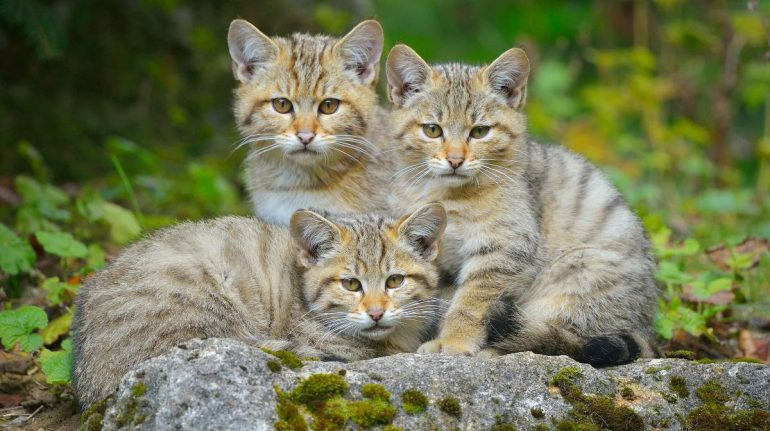
#> input picture images/cats.png, 770 x 431 px
$ jupyter execute Practica1.ipynb
#> lines starting #> are read from the running program, lines starting #| are printed output that depends on the picture; after the words box and inside, x2 and y2 are one past the last pixel; in counts of white or black regions, pixels touching at a corner belong together
## Practica 1 - PIAV

Integrantes: Alejandro Bolaños García y David García Díaz

### 1a. Hacer un programa que cargue una imagen y que obtenga y muestre el valor RGB de cada píxel de la imagen sobre el que esté el cursor del ratón.

[cell 1]
import cv2 as cv
import numpy as np

# Función de callback para el ratón
# [9 lines left out: function mouse, not called in this run]

# Cargar la imagen
img = cv.imread('images/cats.png')
#> img is the input picture: shape (431, 770, 3); mean B, G, R 85.6, 120, 115.6

# Mostrar la imagen
cv.imshow('imagen', img)

# Configurar el callback del ratón
cv.setMouseCallback('imagen', mouse)

cv.waitKey(0)
cv.destroyAllWindows()

En este código, se utiliza una función de callback para el ratón para el evento "mousemove", que se activa en cada movimiento del cursor. Al detectar el evento, obtiene los valores de color en formato RGB en la posición actual del cursor y muestra estos valores en la esquina superior izquierda de la imagen. La ventana se actualiza continuamente para reflejar los valores RGB correspondientes al punto sobre el que se encuentra el cursor.

### 1b. Hacer un programa para dibujar las siguientes primitivas con el ratón:
- Líneas
- Rectángulo
- Círculos
- Especificar el color en RGB de las primitivas
- Definir el grosor de las líneas

### 2. Mejoras del programa
- Permitir crear figuras rellenas (seleccionar a través de la interfaz.
- Poder crear otras primitivas (construir polilíneas y polígonos, elipses…)
- Guardar el dibujo como un vídeo para ver cómo se realizó paso a paso
- Aportación propia: guardar imagen con el dibujo realizado y limpiar el lienzo.

[cell 2]
import numpy as np
import cv2 as cv

drawing = False  # Verdadero si el ratón está presionado
mode = 0  # 0: rectángulo, 1: círculo, 2: línea, 3: polilínea, 4: polígono, 5: elipse
ix, iy = -1, -1
points = []  # Lista para almacenar puntos de polilíneas y polígonos
video_writer = None

# Lista de nombres de modos para la leyenda
mode_names = ['Rectangulo', 'Circulo', 'Linea', 'Polilinea', 'Poligono', 'Elipse']

def trackbar(x):
    pass

# Función para inicializar el video writer
def initialize_video_writer():
    global video_writer
    fourcc = cv.VideoWriter_fourcc(*'XVID')
    video_writer = cv.VideoWriter('drawing.avi', fourcc, 2.0, (950, 800))

# Función de callback para el ratón
# [70 lines left out: function draw_figures, not called in this run]

# Configuración inicial
img = np.zeros((800, 950, 3), np.uint8)
cv.namedWindow('canvas')  # Ventana del lienzo
cv.namedWindow('controls')  # Ventana de los controles
cv.namedWindow('legend')    # Ventana para la leyenda de teclas
cv.setMouseCallback('canvas', draw_figures)

# Trackbars en la ventana de controles
cv.createTrackbar('Relleno', 'controls', 0, 1, trackbar)
cv.createTrackbar('R', 'controls', 255, 255, trackbar)
cv.createTrackbar('G', 'controls', 0, 255, trackbar)
cv.createTrackbar('B', 'controls', 0, 255, trackbar)
cv.createTrackbar('Grosor', 'controls', 1, 10, trackbar)

initialize_video_writer()  # Inicializar el video writer

# Creamos una imagen para la leyenda de las teclas
legend_img = np.zeros((250, 250, 3), np.uint8)
cv.putText(legend_img, 'Teclas de acceso rapido:', (10, 20), cv.FONT_HERSHEY_SIMPLEX, 0.5, (255, 255, 255), 1)
cv.putText(legend_img, 'c - Circulo', (10, 50), cv.FONT_HERSHEY_SIMPLEX, 0.5, (255, 255, 255), 1)
cv.putText(legend_img, 'l - Linea', (10, 70), cv.FONT_HERSHEY_SIMPLEX, 0.5, (255, 255, 255), 1)
cv.putText(legend_img, 'r - Rectangulo', (10, 90), cv.FONT_HERSHEY_SIMPLEX, 0.5, (255, 255, 255), 1)
cv.putText(legend_img, 'p - Polilinea', (10, 110), cv.FONT_HERSHEY_SIMPLEX, 0.5, (255, 255, 255), 1)
cv.putText(legend_img, 'o - Poligono', (10, 130), cv.FONT_HERSHEY_SIMPLEX, 0.5, (255, 255, 255), 1)
cv.putText(legend_img, 'e - Elipse', (10, 150), cv.FONT_HERSHEY_SIMPLEX, 0.5, (255, 255, 255), 1)
cv.putText(legend_img, 's - Guardar Imagen', (10, 170), cv.FONT_HERSHEY_SIMPLEX, 0.5, (255, 255, 255), 1)
cv.putText(legend_img, 'n - Limpiar Lienzo', (10, 190), cv.FONT_HERSHEY_SIMPLEX, 0.5, (255, 255, 255), 1)
cv.putText(legend_img, 'ESC - Salir', (10, 210), cv.FONT_HERSHEY_SIMPLEX, 0.5, (255, 255, 255), 1)

# Mostrar la ventana de leyenda
cv.imshow('legend', legend_img)
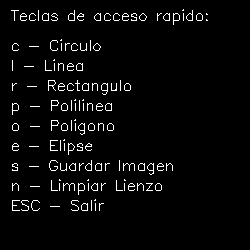
#> window 'legend': shape (250, 250, 3); 3.5% white in thin lines or dots, all inside (x1, y1, x2, y2) = (11, 9, 208, 211)


while True:
    img_copy = img.copy()
    cv.putText(img_copy, f'Modo: {mode_names[mode]}', (10, 30), cv.FONT_HERSHEY_SIMPLEX, 1, (255, 255, 255), 2, cv.LINE_AA)
    cv.imshow('canvas', img_copy)
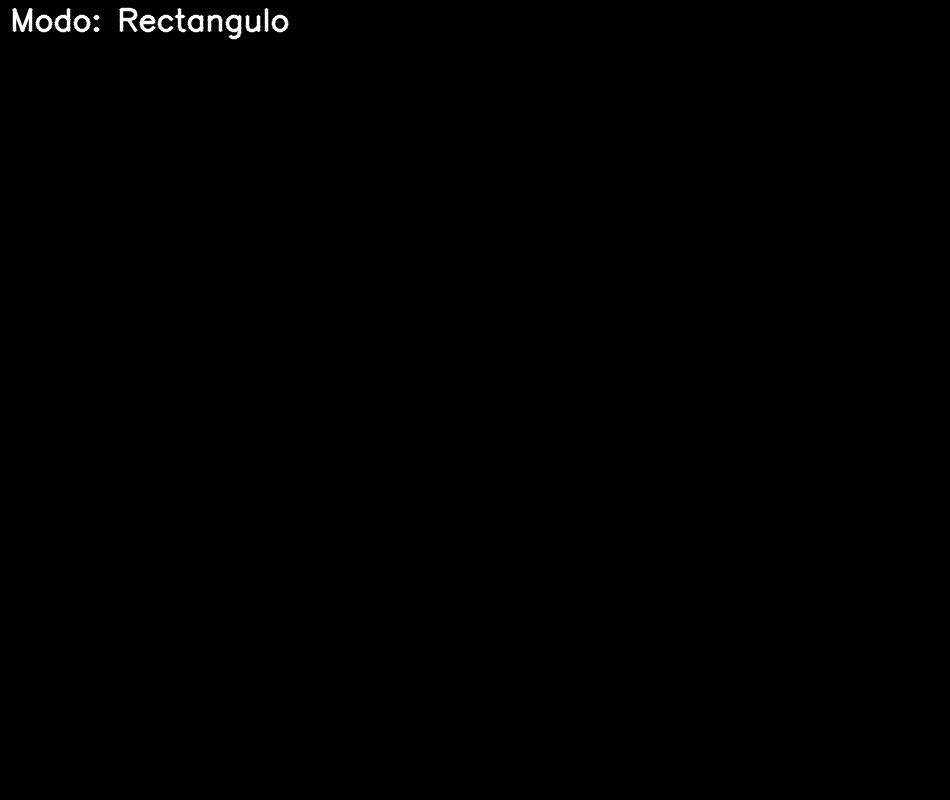
#> window 'canvas': shape (800, 950, 3); min 0, max 255, mean 0.8

    k = cv.waitKey(1) & 0xFF
#> (key e is pressed here)
    if k == ord('c'):  # Cambiar a modo círculo
        mode = 1
    elif k == ord('l'):  # Cambiar a modo línea
        mode = 2
    elif k == ord('r'):  # Cambiar a modo rectángulo
        mode = 0
    elif k == ord('p'):  # Cambiar a modo polilínea
        mode = 3
    elif k == ord('o'):  # Cambiar a modo polígono
        mode = 4
    elif k == ord('e'):  # Cambiar a modo elipse
        mode = 5
    elif k == ord('s'):  # Guardar la imagen actual
        cv.imwrite('drawing.png', img)
    elif k == ord('n'):  # Limpiar el lienzo
        img = np.zeros((800, 950, 3), np.uint8)
        points = []
    elif k == 27:  # ESC
        break

video_writer.release()  # Liberar el video writer
cv.destroyAllWindows()
